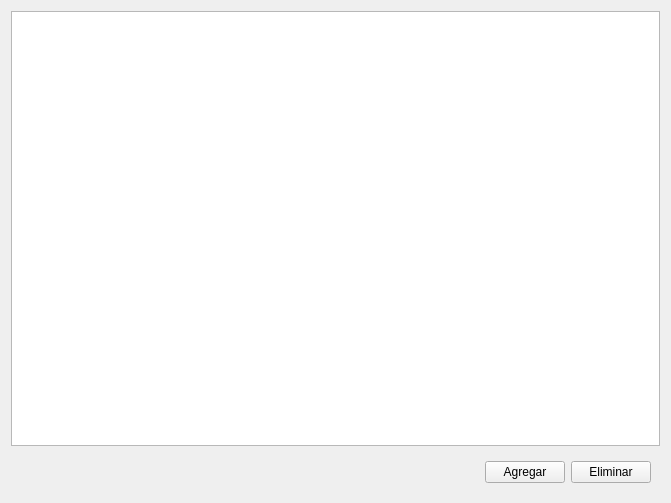
<?xml version="1.0" encoding="UTF-8"?>
<ui version="4.0">
 <class>widget_vent</class>
 <widget class="QWidget" name="widget_vent">
  <property name="geometry">
   <rect>
    <x>0</x>
    <y>0</y>
    <width>671</width>
    <height>503</height>
   </rect>
  </property>
  <property name="windowTitle">
   <string>Form</string>
  </property>
  <layout class="QVBoxLayout" name="verticalLayout">
   <item>
    <widget class="QTableView" name="table_vent">
     <property name="editTriggers">
      <set>QAbstractItemView::NoEditTriggers</set>
     </property>
     <property name="selectionMode">
      <enum>QAbstractItemView::SingleSelection</enum>
     </property>
     <property name="selectionBehavior">
      <enum>QAbstractItemView::SelectRows</enum>
     </property>
    </widget>
   </item>
   <item>
    <widget class="QWidget" name="widget" native="true">
     <layout class="QHBoxLayout" name="horizontalLayout">
      <item>
       <spacer name="horizontalSpacer">
        <property name="orientation">
         <enum>Qt::Horizontal</enum>
        </property>
        <property name="sizeHint" stdset="0">
         <size>
          <width>450</width>
          <height>20</height>
         </size>
        </property>
       </spacer>
      </item>
      <item>
       <widget class="QPushButton" name="btn_agregar_vent">
        <property name="text">
         <string>Agregar</string>
        </property>
       </widget>
      </item>
      <item>
       <widget class="QPushButton" name="btn_eliminar_vent">
        <property name="text">
         <string>Eliminar</string>
        </property>
       </widget>
      </item>
     </layout>
    </widget>
   </item>
  </layout>
 </widget>
 <resources/>
 <connections/>
</ui>
